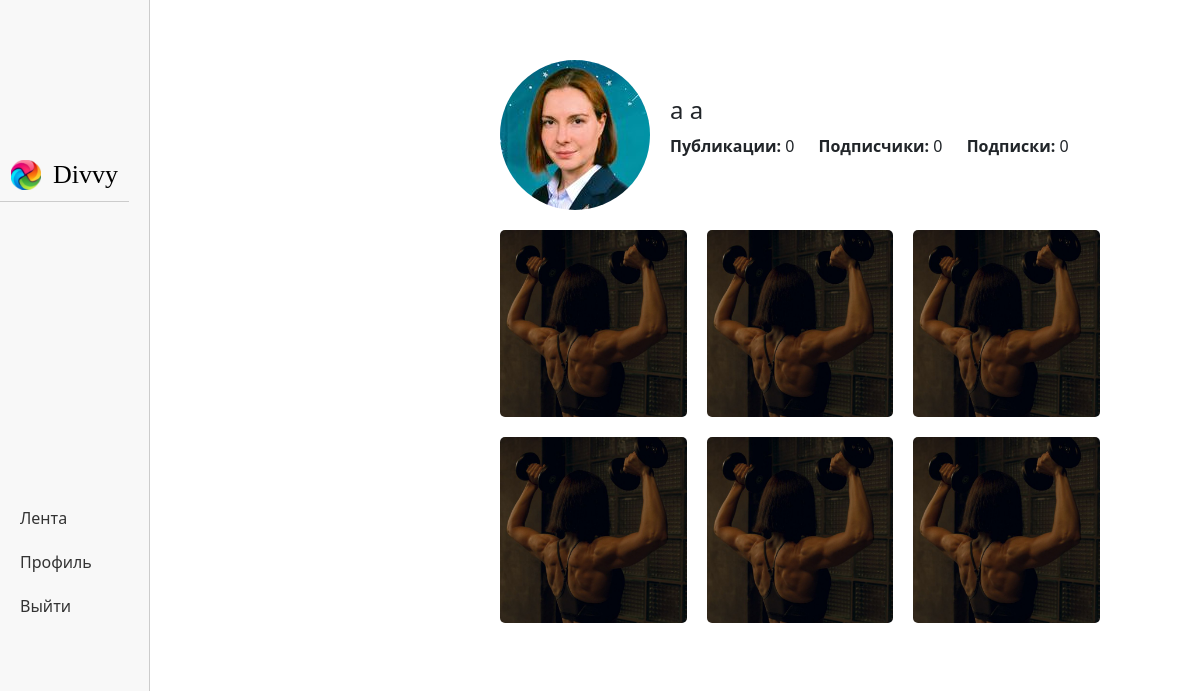
/user/a, run on an earlier commit of the app's database.
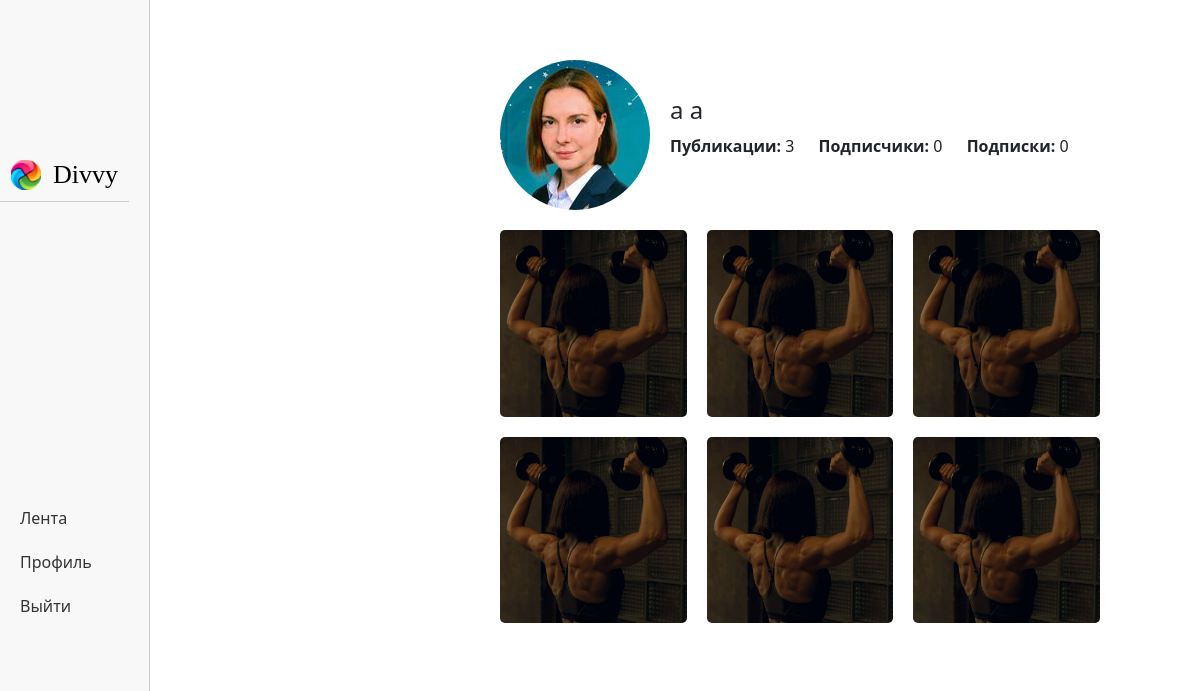
And on a later commit of the database.
### data/users.py (models this page shows, shortened)
class User(SqlAlchemyBase, UserMixin):
    __tablename__ = 'users'
    id = sqlalchemy.Column(sqlalchemy.Integer, primary_key=True, autoincrement=True)
    email = sqlalchemy.Column(sqlalchemy.String, index=True, unique=True, nullable=True)
    name = sqlalchemy.Column(sqlalchemy.String, nullable=True)
    surname = sqlalchemy.Column(sqlalchemy.String, nullable=True)
    nickname = sqlalchemy.Column(sqlalchemy.String, nullable=True)
    birthday = sqlalchemy.Column(sqlalchemy.Integer, nullable=True)
    hashed_password = sqlalchemy.Column(sqlalchemy.String, nullable=True)
    modified_date = sqlalchemy.Column(sqlalchemy.DateTime, default=datetime.datetime.now)
    description = sqlalchemy.Column(sqlalchemy.String, default="")
    avatar = sqlalchemy.Column(sqlalchemy.String, default="/static/img/avatars/default_avatar.png")
    subscribers = sqlalchemy.Column(sqlalchemy.Integer, default=0)
    subscriptions = sqlalchemy.Column(sqlalchemy.Integer, default=0)
    posts = sqlalchemy.Column(sqlalchemy.Integer, default=0)
    post = orm.relationship("Post", back_populates='user')

### main.py (the view)
@app.route('/user/<nickname>')
def user_profile(nickname):
    db_sess = db_session.create_session()
    user = db_sess.query(User).filter(User.nickname == nickname).first()
    values = {
        "title": f"Профиль {nickname}",
        "nickname": nickname,
        "user": user
    }
    return render_template("profile.html", **values)

### data/db_session.py (called while the page is built)
def create_session() -> Session:
    global __factory
    return __factory()

### templates/profile.html (shortened to what this page needs)
{% extends "authorised_base.html" %}
{% block content %}
<main>
  <div class="profile-header">
    <div class="profile-avatar">
      <img src="{{user.avatar}}" alt="Аватар пользователя">
    </div>
    <div class="profile-info">
      <h1>{{user.name}} {{user.surname}}</h1>
      <ul>
        <li><strong>Публикации:</strong> {{user.posts}} </li>
        <li><strong>Подписчики:</strong> {{user.subscribers}} </li>
        <li><strong>Подписки:</strong> {{user.subscriptions}} </li>
      </ul>
    </div>
  </div>
  <div class="profile-gallery">
    <div class="gallery-item">
      <img src="/static/img/image.jpg" alt="Изображение 1">
    </div>
    <div class="gallery-item">
      <img src="/static/img/image.jpg" alt="Изображение 2">
    </div>
    <div class="gallery-item">
      <img src="/static/img/image.jpg" alt="Изображение 3">
    </div>
    <div class="gallery-item">
      <img src="/static/img/image.jpg" alt="Изображение 4">
    </div>
    <div class="gallery-item">
      <img src="/static/img/image.jpg" alt="Изображение 5">
    </div>
    <div class="gallery-item">
      <img src="/static/img/image.jpg" alt="Изображение 6">
    </div>
  </div>
</main>
{% endblock %}

### templates/authorised_base.html (shortened to what this page needs)
<!DOCTYPE html>
<html lang="en">
<head>
    <link href="https://cdn.jsdelivr.net/npm/bootstrap@5.3.0-alpha3/dist/css/bootstrap.min.css"
          rel="stylesheet"
>
    <link rel="stylesheet" href="/static/css/style.css">
</head>
<body>
<nav class="navbar">
  <div class="navbar-brand">
    <a href="" class="brand-link">
      <table>
          <tr>
              <td><img src="/static/logo.png" alt="Brand Logo"></td>
              <td><h1 class="brand-name">Divvy</h1></td>
          </tr>
      </table>
    </a>
  </div>
  <ul class="nav-links">
    <li><a href="/feed">Лента</a></li>
    <li><a href="/user/{{ current_user.nickname }}">Профиль</a></li>
    <li><a href="/logout">Выйти</a></li>
  </ul>
</nav>
<main class="content">
    {% block content %} {% endblock %}
</main>
</body>
</html>

### static/css/style.css (style rules this page uses)
main { margin-left: 230px; margin-right: 30px; margin-top: 10px; padding: 20px; background-color: #fff; }
.navbar { position: fixed; left: 0; top: 0; width: 150px; height: 100vh; background-color: #f8f8f8; border-right: 1px solid #ccc; }
.navbar-brand { padding: 10px; border-bottom: 1px solid #ccc; }
.navbar-brand img { height: 30px; width: auto; margin-right: 10px; }
.brand-name { font-family: Verdana, serif; font-size: 26px; color: black; margin: 0; }
.brand-link { text-decoration: none; }
.nav-links { list-style: none; margin: 0; padding: 20px 10px; }
.nav-links li { margin-bottom: 10px; }
.nav-links a { display: block; padding: 5px 10px; color: #333; text-decoration: none; font-size: 16px; }
.profile-header { display: flex; align-items: center; margin-bottom: 20px; }
.profile-avatar { margin-right: 20px; overflow: hidden; border-radius: 50%; }
.profile-avatar img { width: 100%; height: auto; display: block; }
.profile-info h1 { font-size: 24px; margin: 0; margin-bottom: 10px; }
.profile-info ul { margin: 0; padding: 0; list-style: none; }
.profile-info li { display: inline-block; margin-right: 20px; font-size: 16px; }
.profile-gallery { display: grid; grid-template-columns: repeat(3, 1fr); grid-gap: 20px; }
.gallery-item img { width: 100%; height: auto; display: block; border-radius: 5px; }

What changed in the data, as far as the page shows it:
changed User: posts "0" → "3"
